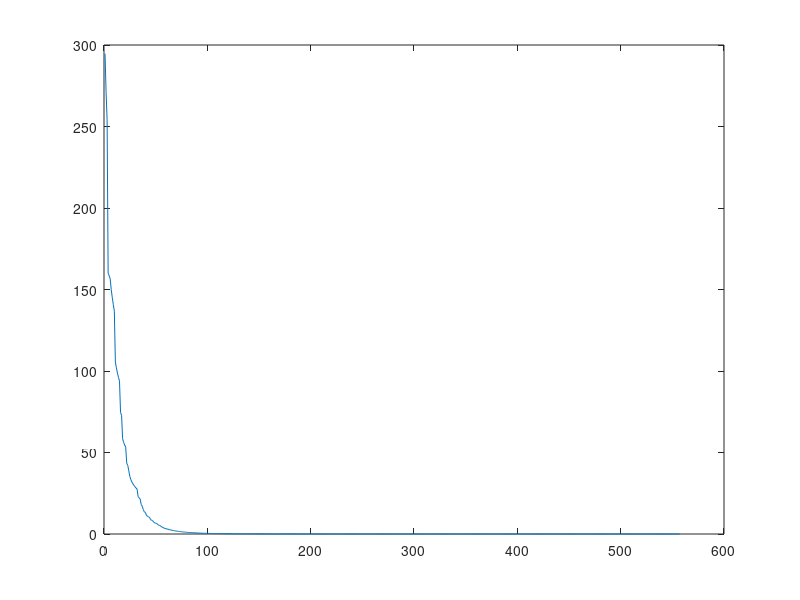

MATLAB code for this plot: (Note: this script raises an error after producing the figure.)
%% (b) and (c)
clc; clear;

load P1.mat

M = size(A,1);
N = size(A,2);

Method_str = ["Gradient", "Newton"];

Max_len = 1e5;
F_x = nan(1,Max_len); % Record f(x*)
T = nan(1,Max_len); % Record t
alg_mode = 1; % 1 is gradient method. 2 is newton method
bound = [1e-3, 1e-8]; % Bound that is for judge if the iteration have to stop.

f = @(x) -sum(log(1-A*x),1) - sum(log(1-x.^2),1);
grad_f = @(x) transpose(sum(diag(1./(1-A*x))*A, 1)) - (1./(1+x) - 1./(1-x));

alp = 0.2;
bta =  0.1;
x = zeros(N,1); % initial x0

if (alg_mode == 1)
    indicator = norm(grad_f(x))
elseif (alg_mode == 2)
    indicator = 1; % Get Lambda^2
end

k=1;

while (indicator> bound(alg_mode))
    t=1;
    gfx = grad_f(x);
    fx = f(x);
    
    %Choose step size according to the method.
    if (alg_mode == 1)
        d_x = -gfx;
    elseif (alg_mode == 2)
        d_x = -hes_f_p1(A,x)\gfx;
    end
    norm_now = norm(d_x) % debug
    
    %Backtracking
    while (any([1-A*(x+t*d_x);1-(x+t*d_x).^2] < 0)) % Search the t that make x+ be in the domain of f.
        t = bta*t;
    end
    
    temp = transpose(grad_f(x))*d_x; % Prevent unecessary calculations.
    while ( f(x+t*d_x) > fx+alp*t*temp)
        t = bta*t;
    end
    x = x+t*d_x;
    
    if (alg_mode == 1)
        indicator = norm(grad_f(x));
    elseif (alg_mode == 2)
        indicator = transpose(grad_f(x))*(hes_f_p1(A,x)\grad_f(x)); % Get Lambda^2
    end
    
    if (k <= Max_len)
        F_x(k) = f(x);
        T(k) = t;
    else
        F_x(end+1) = f(x);
        T(end+1) = t;
    end
    k = k+1;
end

p_optim = f(x)

figure(1)
F_x(isnan(F_x)) = [];
plot(F_x - p_optim);
title(Method_str(alg_mode) + ": f(x^{(k)})-p* in each iteration. \alpha ="+num2str(alp)+" \beta ="+num2str(bta));
xlabel("Iteration");
ylabel("f(x^{(k)})-p*")

figure(2)
T(isnan(T)) = [];
plot(T,'-x');
title(Method_str(alg_mode) + ": t^{(k)} in each iteration. \alpha ="+num2str(alp)+" \beta ="+num2str(bta));
xlabel("Iteration");
ylabel("Step size t^{(k)}");